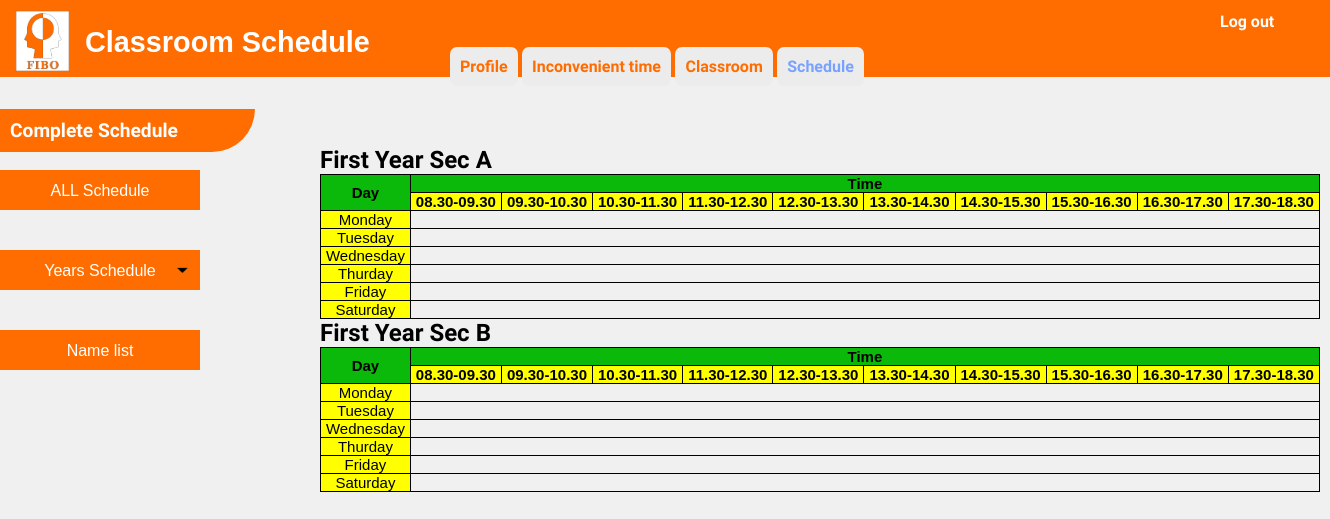
The app's page /user4-b1.php, older data.
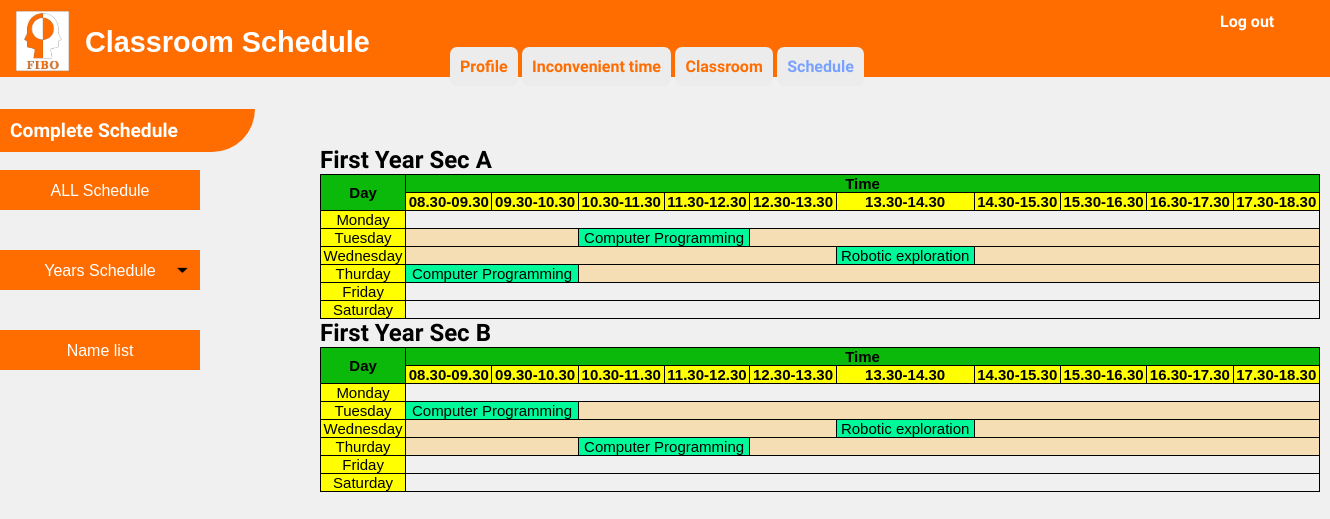
The same page, newer data.
### tables this page shows
CREATE TABLE `table_subject_description_output` (
  `No` int(100) NOT NULL,
  `subject_level` varchar(100) NOT NULL,
  `subject_code` varchar(100) NOT NULL,
  `subject_name` varchar(100) NOT NULL,
  `subject_hour_per_week` varchar(100) NOT NULL,
  `subject_hour_per_day` varchar(100) NOT NULL,
  `subject_sec` varchar(100) NOT NULL,
  `Day` varchar(100) NOT NULL,
  `start_time` varchar(100) NOT NULL
);

### user4-b1.php (the view, shortened to what the changed rows need)
<?php
      require 'dbconfig/config.php';
?>
<!DOCTYPE html>
<html lang="en">
  <head>
    <link rel="stylesheet" type="text/css" href="css/user4-1.css">
    <link rel="stylesheet" type="text/css" href="css/user4-2.css">
  </head>
  <body >
        <div  style="margin-top: -300px; margin-left: 320px" class="show">
        <h1>First Year Sec A</h1>
        <table>
            <tr class="head">
                <th rowspan="2">
                    Day
                </th>
                <th colspan="10">
                    Time
                </th>
            </tr>
            <tr  class="head-time">
                <th>
                    08.30-09.30
                </th>
                <th>
                    09.30-10.30
                </th>
                <th>
                    10.30-11.30
                </th>
                <th>
                    11.30-12.30
                </th>
                <th>
                    12.30-13.30
                </th>
                <th>
                    13.30-14.30
                </th>
                <th>
                    14.30-15.30
                </th>
                <th>
                    15.30-16.30
                </th>
                <th>
                    16.30-17.30
                </th>
                <th>
                    17.30-18.30
                </th>
            </tr>
            <tr>
                <td style="background-color: yellow">
                    Tuesday
                </td>
                <?php
                    $sql = "SELECT * FROM table_subject_description_output";
                    $smyData = mysqli_query($con, $sql);
                    while($row = mysqli_fetch_array($smyData)) {
                        $hour = (int)$row['subject_hour_per_day'];
                        $time = (int)$row['start_time'];
                        if($row['subject_level'] == "1" ) {
                            if($row['subject_sec'] == "A") {
                                if($row['Day'] == "1"){
                                    if($time > 0 && $time < 99) {
                                        echo "<td style='background-color: wheat;' colspan='$time'></td>";
                                        echo "<td style='background-color: #00FA9A' colspan='$hour'>" . $row['subject_name'] . "</td>";
                                        echo "<td style='background-color: wheat;' colspan='10-$time'></td>";
                                    }
                                }
                            }
                        }
                    }
                ?>
            </tr>
            <tr>
                <td style="background-color: yellow">
                    Wednesday
                </td>
                <?php
                    $sql = "SELECT * FROM table_subject_description_output";
                    $smyData = mysqli_query($con, $sql);
                    while($row = mysqli_fetch_array($smyData)) {
                        $hour = (int)$row['subject_hour_per_day'];
                        $time = (int)$row['start_time'];
                        if($row['subject_level'] == "1" ) {
                            if($row['subject_sec'] == "A") {
                                if($row['Day'] == "2"){
                                    if($time > 0 && $time < 99) {
                                        echo "<td style='background-color: wheat;' colspan='$time'></td>";
                                        echo "<td style='background-color: #00FA9A' colspan='$hour'>" . $row['subject_name'] . "</td>";
                                        echo "<td style='background-color: wheat;' colspan='10-$time'></td>";
                                    }
                                }
                            }
                        }
                    }
                ?>
            </tr>
            <tr>
                <td style="background-color: yellow">
                    Thurday
                </td>
                <?php
                    $sql = "SELECT * FROM table_subject_description_output";
                    $smyData = mysqli_query($con, $sql);
                    while($row = mysqli_fetch_array($smyData)) {
                        $hour = (int)$row['subject_hour_per_day'];
                        $time = (int)$row['start_time'];
                        if($row['subject_level'] == "1" ) {
                            if($row['subject_sec'] == "A") {
                                if($row['Day'] == "3"){
                                    if($time > 0 && $time < 99) {
                                        echo "<td style='background-color: wheat;' colspan='$time'></td>";
                                        echo "<td style='background-color: #00FA9A' colspan='$hour'>" . $row['subject_name'] . "</td>";
                                        echo "<td style='background-color: wheat;' colspan='10-$time'></td>";
                                    }
                                    else if($time == 0) {
                                        echo "<td style='background-color: #00FA9A' colspan='$hour'>" . $row['subject_name'] . "</td>";
                                        echo "<td style='background-color: wheat;' colspan='10-$time'></td>";
                                    }
                                    else if($time == 99) {
                                        echo "<td style='background-color: wheat;' colspan='10'></td>";
                                    }
                                }
                            }
                        }
                    }
                ?>
            </tr>
            </table>
            <h1>First Year Sec B</h1>
            <table>
            <tr class="head">
                <th rowspan="2">
                    Day
                </th>
                <th colspan="10">
                    Time
                </th>
            </tr>
            <tr  class="head-time">
                <th>
                    08.30-09.30
                </th>
                <th>
                    09.30-10.30
                </th>
                <th>
                    10.30-11.30
                </th>
                <th>
                    11.30-12.30
                </th>
                <th>
                    12.30-13.30
                </th>
                <th>
                    13.30-14.30
                </th>
                <th>
                    14.30-15.30
                </th>
                <th>
                    15.30-16.30
                </th>
                <th>
                    16.30-17.30
                </th>
                <th>
                    17.30-18.30
                </th>
            </tr>
            <tr>
                <td style="background-color: yellow">
                    Tuesday
                </td>
                <?php
                    $sql = "SELECT * FROM table_subject_description_output";
                    $smyData = mysqli_query($con, $sql);
                    while($row = mysqli_fetch_array($smyData)) {
                        $hour = (int)$row['subject_hour_per_day'];
                        $time = (int)$row['start_time'];
                        if($row['subject_level'] == "1" ) {
                            if($row['subject_sec'] == "B") {
                                if($row['Day'] == "1"){
                                    if($time > 0 && $time < 99) {
                                        echo "<td style='background-color: wheat;' colspan='$time'></td>";
                                        echo "<td style='background-color: #00FA9A' colspan='$hour'>" . $row['subject_name'] . "</td>";
                                        echo "<td style='background-color: wheat;' colspan='10-$time'></td>";
                                    }
                                    else if($time == 0) {
                                        echo "<td style='background-color: #00FA9A' colspan='$hour'>" . $row['subject_name'] . "</td>";
                                        echo "<td style='background-color: wheat;' colspan='10-$time'></td>";
                                    }
                                    else if($time == 99) {
                                        echo "<td style='background-color: wheat;' colspan='10'></td>";
                                    }
                                }
                            }
                        }
                    }
                ?>
            </tr>
            <tr>
                <td style="background-color: yellow">
                    Wednesday
                </td>
                <?php
                    $sql = "SELECT * FROM table_subject_description_output";
                    $smyData = mysqli_query($con, $sql);
                    while($row = mysqli_fetch_array($smyData)) {
                        $hour = (int)$row['subject_hour_per_day'];
                        $time = (int)$row['start_time'];
                        if($row['subject_level'] == "1" ) {
                            if($row['subject_sec'] == "B") {
                                if($row['Day'] == "2"){
                                    if($time > 0 && $time < 99) {
                                        echo "<td style='background-color: wheat;' colspan='$time'></td>";
                                        echo "<td style='background-color: #00FA9A' colspan='$hour'>" . $row['subject_name'] . "</td>";
                                        echo "<td style='background-color: wheat;' colspan='10-$time'></td>";
                                    }
                                }
                            }
                        }
                    }
                ?>
            </tr>
            <tr>
                <td style="background-color: yellow">
                    Thurday
                </td>
                <?php
                    $sql = "SELECT * FROM table_subject_description_output";
                    $smyData = mysqli_query($con, $sql);
                    while($row = mysqli_fetch_array($smyData)) {
                        $hour = (int)$row['subject_hour_per_day'];
                        $time = (int)$row['start_time'];
                        if($row['subject_level'] == "1" ) {
                            if($row['subject_sec'] == "B") {
                                if($row['Day'] == "3"){
                                    if($time > 0 && $time < 99) {
                                        echo "<td style='background-color: wheat;' colspan='$time'></td>";
                                        echo "<td style='background-color: #00FA9A' colspan='$hour'>" . $row['subject_name'] . "</td>";
                                        echo "<td style='background-color: wheat;' colspan='10-$time'></td>";
                                    }
                                }
                            }
                        }
                    }
                ?>
            </tr>
            </table>
  </body>
</html>

Row changes from the older to the newer data that the page shows:
now on this page (row edited): table_subject_description_output: subject_name "Computer Programming", shown under "First Year Sec A"
now on this page (row edited): table_subject_description_output: subject_name "Robotic exploration"
now on this page (row edited): table_subject_description_output: subject_name "Computer Programming"
now on this page (row edited): table_subject_description_output: subject_name "Computer Programming", shown under "First Year Sec B"
now on this page (row edited): table_subject_description_output: subject_name "Robotic exploration"
now on this page (row edited): table_subject_description_output: subject_name "Computer Programming"
